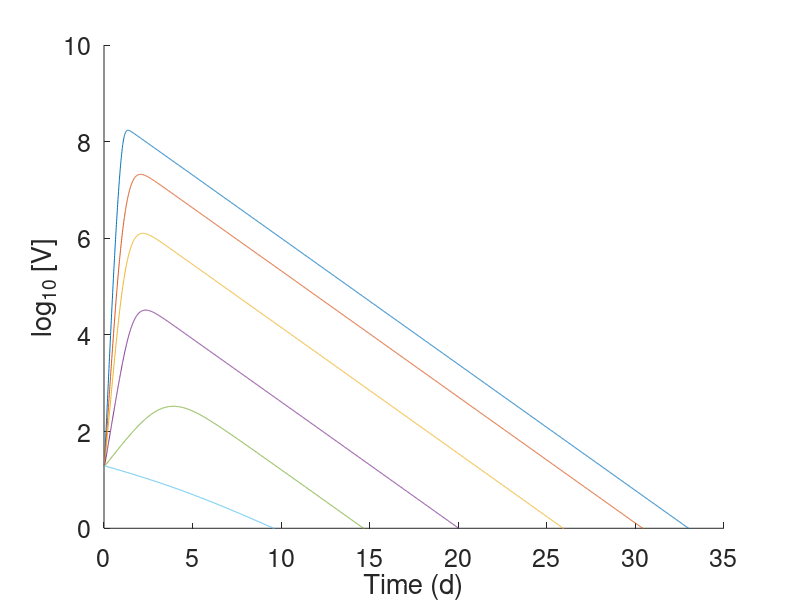

Write the MATLAB code that produced this figure.
function Viral_dynamics_Fig4B
clear; clc; 
close all

% Efficacies explored------------------------------------------------------ 
epi_CI = [0 0.4 0.6 0.8 0.95 0.99];

% Parameters--------------------------------------------------------------- 
p.B = 10^-(7.22185); 
p.pX = 4;
p.del = 0.6;
p.p = 390; 
p.c = 20;
p.sX = 1;
p.fiX = 100;
p.dX = 0.2;

% Initial conditions-------------------------------------------------------
p.T0 = 3*10^7;
p.I0 = 1;
p.V0 = p.p/p.c;
p.X0 = 0;

% -------------------------------------------------------------------------
tspan = [0:0.01:40];
Datasave = [tspan'];

% % prediction viral dynamics for different efficacies
for i = 1:1:length(epi_CI)
p.epi = epi_CI(i);
N0 = [p.T0 p.I0 p.V0 p.X0];

[T,N] =  ode23s(@(t,y) SARSCoV2(t,y,p),tspan,N0);

Datasave = [Datasave N(:,3)];
assignin('base','V',Datasave);
assignin('base','epi_CI',epi_CI);
% assignin('base','name',N);

hold on
plot(T,log10(N(:,3)))
xlim([0,35]); ylim([0,10])
xlabel('Time (d)'); ylabel('log_1_0 [V]')
set(gca,'fontsize', 18)
end

function dy = SARSCoV2(~,y,p)

dy = zeros(4,1);

T = y(1);
I = y(2);
V = y(3);
X = y(4);

dy(1) = -p.B*(1-p.epi)*T*V - p.pX*X*T;
dy(2) = p.B*(1-p.epi)*T*V - p.del*I;
dy(3) = p.p*I - p.c*V;
dy(4) = p.sX*(I/(p.fiX+I))*(1-X) - p.dX*X;




